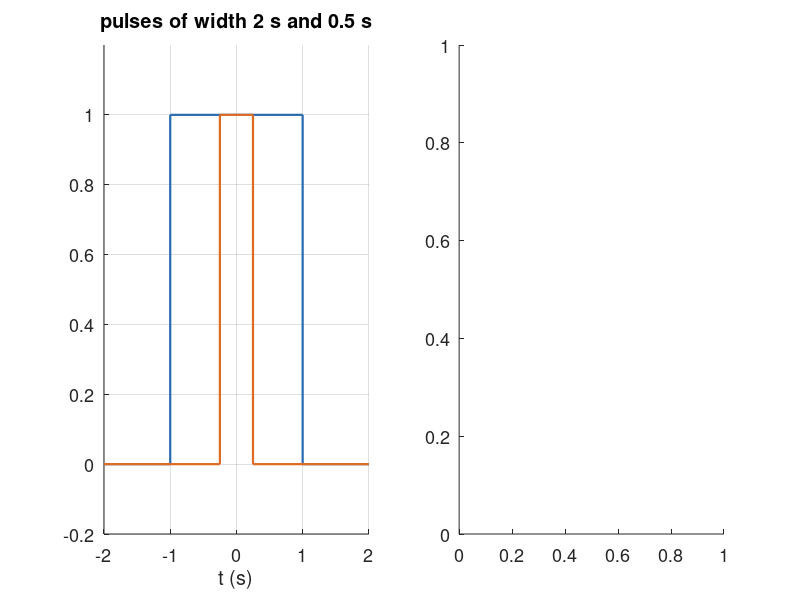

MATLAB code to generate this figure: (Note: this script raises an error after producing the figure.)
function make_figures()
%MAKE_FIGURES  Figures for the Fourier transform exercises. MATLAB and GNU Octave.
%   From the project folder:  addpath examples; make_figures
%
%   Author: Faizan Saleem Siddiqui (https://github.com/FaizanSSDQ)

    here = fileparts(mfilename('fullpath'));
    addpath(fullfile(here, '..', 'src'));
    out = fullfile(here, '..', 'docs');
    set(0, 'defaultaxesfontsize', 13, 'defaulttextfontsize', 13, 'defaultlinelinewidth', 1.6);
    blue = [0.17 0.42 0.69]; orange = [0.87 0.42 0.13]; green = [0.18 0.52 0.35]; grey = [0.45 0.47 0.5];

    % ---- 1. rectangular pulses: shorter in time, wider in frequency --------------------------
    f = linspace(-5, 5, 2001);
    fig = figure('Visible', vis(), 'Position', [60 60 1300 520]);
    subplot(1, 2, 1); hold on;
    plot([-2 -1 -1 1 1 2], [0 0 1 1 0 0], 'Color', blue);
    plot([-2 -0.25 -0.25 0.25 0.25 2], [0 0 1 1 0 0], 'Color', orange);
    xlabel('t (s)'); ylim([-0.2 1.2]); grid on; title('pulses of width 2 s and 0.5 s');
    subplot(1, 2, 2); hold on;
    plot(f, 2 * sincn(2 * f), 'Color', blue);
    plot(f, 0.5 * sincn(0.5 * f), 'Color', orange);
    fk = -5:0.25:5;
    plot(fk, real(ctft(@(t) ones(size(t)), fk, -1, 1)), 'o', 'Color', blue, 'MarkerSize', 5);
    legend({'2 sinc(2f)', '0.5 sinc(0.5f)', 'numerical integral (2 s pulse)'}, 'Location', 'northeast'); legend boxoff;
    xlabel('f (Hz)'); ylabel('X(f)'); grid on;
    title('X(f) = \tau sinc(f\tau): zeros every 1/\tau');
    save_fig(fig, fullfile(out, 'rect_transforms.png'));

    % ---- 2. e^{-at} u(t): magnitude and phase -------------------------------------------------
    f = linspace(-1, 1, 801);
    fig = figure('Visible', vis(), 'Position', [60 60 1300 520]);
    subplot(1, 2, 1); hold on;
    for a = [0.5 1 2]
        plot(f, 1 ./ sqrt(a^2 + (2 * pi * f).^2));
    end
    legend({'a = 0.5', 'a = 1', 'a = 2'}); legend boxoff;
    xlabel('f (Hz)'); ylabel('|X(f)|'); grid on; title('|X(f)| = 1 / \surd(a^2 + (2\pif)^2)');
    subplot(1, 2, 2); hold on;
    for a = [0.5 1 2]
        plot(f, -atan(2 * pi * f / a) * 180 / pi);
    end
    xlabel('f (Hz)'); ylabel('degrees'); grid on; ylim([-95 95]);
    title('\angleX(f) = -atan(2\pif / a)');
    save_fig(fig, fullfile(out, 'exponential_transform.png'));

    % ---- 3. time shift: same magnitude, linear phase -------------------------------------------
    f = linspace(-3, 3, 240);                             % avoids the zeros of X0 at whole hertz
    X0 = ctft(@(t) ones(size(t)), f, -0.5, 0.5);
    X1 = ctft(@(t) ones(size(t)), f, 0.5, 1.5);
    fig = figure('Visible', vis(), 'Position', [60 60 1300 480]);
    subplot(1, 2, 1); hold on;
    plot(f, abs(X0), 'Color', grey, 'LineWidth', 4); plot(f, abs(X1), '--', 'Color', orange);
    legend({'centred pulse', 'delayed by 1 s'}); legend boxoff; xlabel('f (Hz)'); grid on; title('|X(f)|: identical');
    subplot(1, 2, 2); hold on;
    ph = unwrap(angle(X1 ./ X0));
    [~, m] = min(abs(f));
    ph = ph - 2 * pi * round((ph(m) + 2 * pi * f(m)) / (2 * pi));   % unwrap is defined up to 2*pi*k
    plot(f, ph, 'Color', orange, 'LineWidth', 5);
    plot(f, -2 * pi * f, ':', 'Color', [0.1 0.1 0.1], 'LineWidth', 2);
    legend({'phase of X_{delayed} / X_{centred}', '-2\pi f t_0, t_0 = 1 s'}, 'Location', 'northeast'); legend boxoff;
    xlabel('f (Hz)'); ylabel('rad'); grid on; title('a delay adds a phase that grows with frequency');
    save_fig(fig, fullfile(out, 'time_shift.png'));
end

function save_fig(fig, path)
    % MATLAB prints off-screen. Octave's FLTK toolkit can only render a visible
    % figure, so there the window is captured pixel for pixel instead.
    if exist('OCTAVE_VERSION', 'builtin')
        simplify_lines(fig);
        drawnow;
        frame = getframe(fig);
        imwrite(frame.cdata, path);
    else
        set(fig, 'PaperPositionMode', 'auto');
        print(fig, path, '-dpng', '-r110');
    end
    close(fig);
    fprintf('wrote %s\n', path);
end

function v = vis()
    % Figures are hidden in MATLAB, shown briefly in Octave (see save_fig).
    if exist('OCTAVE_VERSION', 'builtin')
        v = 'on';
    else
        v = 'off';
    end
end

function simplify_lines(fig)
    % Octave's FLTK renderer drops long runs of nearly collinear points (flat
    % pass bands, constant delays). Ramer-Douglas-Peucker simplification with a
    % tolerance below one pixel of the axes removes those runs while keeping
    % every visible detail; lines with markers keep all their points.
    h = findall(fig, 'type', 'line');
    for k = 1:numel(h)
        if strcmp(get(h(k), 'LineStyle'), 'none') || ~strcmp(get(h(k), 'Marker'), 'none')
            continue;
        end
        x = get(h(k), 'XData'); y = get(h(k), 'YData');
        if numel(x) < 20 || any(~isfinite(y))
            continue;
        end
        ax = get(h(k), 'Parent');
        xl = get(ax, 'XLim'); yl = get(ax, 'YLim');
        u = x; v = y;
        if strcmp(get(ax, 'XScale'), 'log'), u = log10(max(x, realmin)); xl = log10(xl); end
        if strcmp(get(ax, 'YScale'), 'log'), v = log10(max(y, realmin)); yl = log10(yl); end
        u = (u - xl(1)) / diff(xl); v = (v - yl(1)) / diff(yl);   % in axes units, 0..1
        keep = rdp(u, v, 4e-4);
        set(h(k), 'XData', x(keep), 'YData', y(keep));
    end
end

function keep = rdp(u, v, tol)
    n = numel(u);
    keep = false(1, n); keep([1 n]) = true;
    stack = [1 n];
    while ~isempty(stack)
        a = stack(end, 1); b = stack(end, 2); stack(end, :) = [];
        if b - a < 2
            continue;
        end
        i = a + 1:b - 1;
        dx = u(b) - u(a); dy = v(b) - v(a); L = hypot(dx, dy) + eps;
        d = abs(dy * (u(i) - u(a)) - dx * (v(i) - v(a))) / L;
        [dmax, j] = max(d);
        if dmax > tol
            m = i(j);
            keep(m) = true;
            stack = [stack; a m; m b]; %#ok<AGROW>
        end
    end
end
